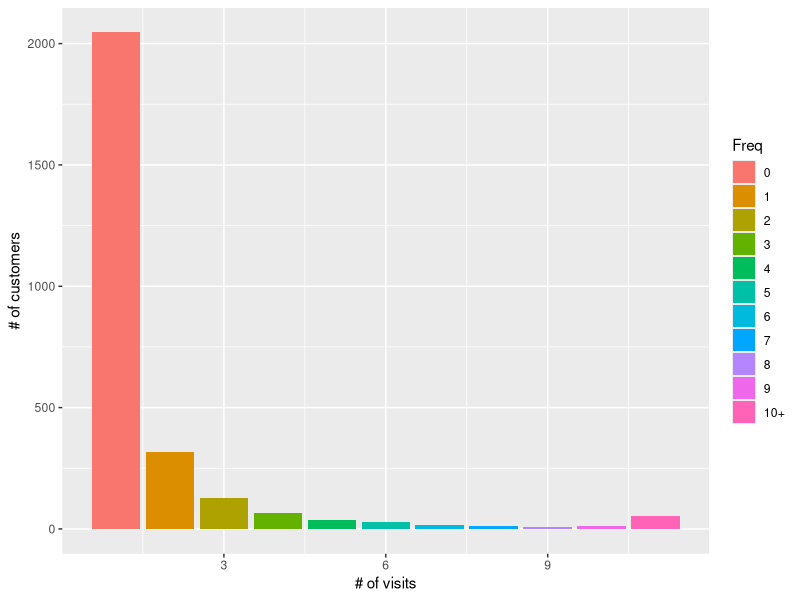
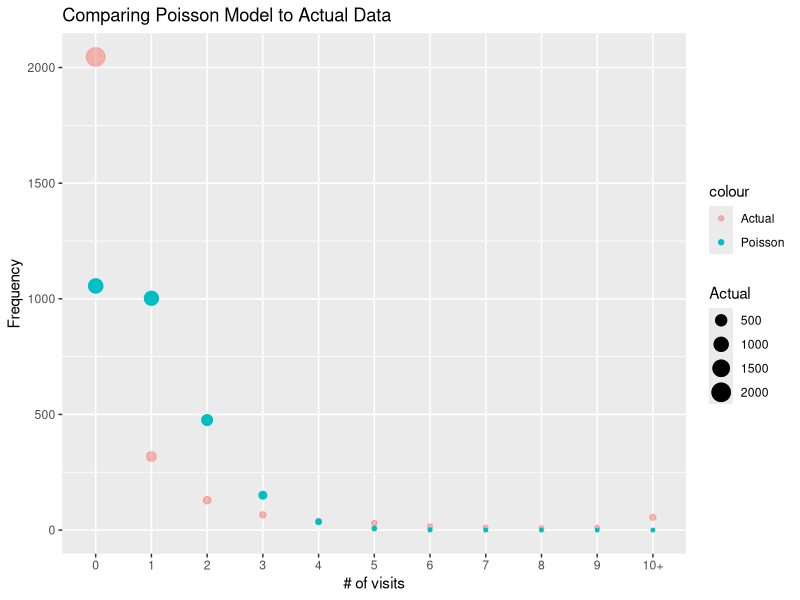
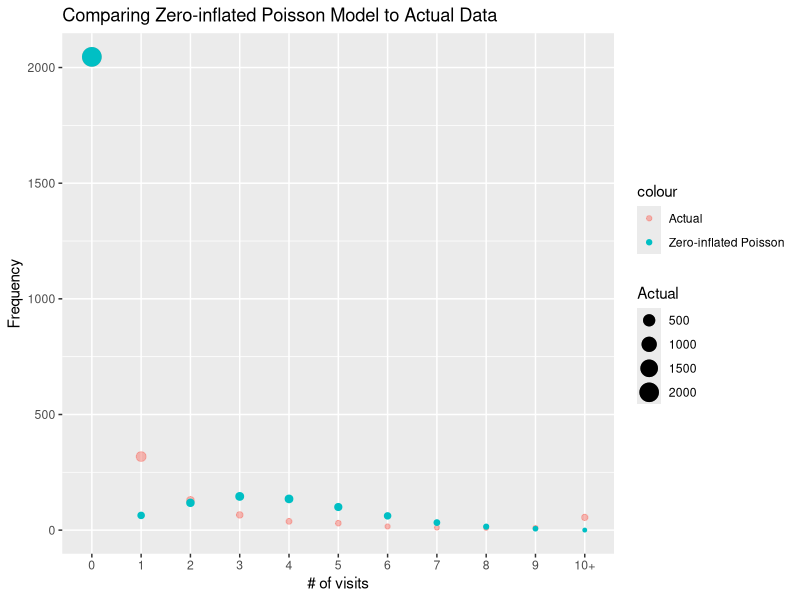
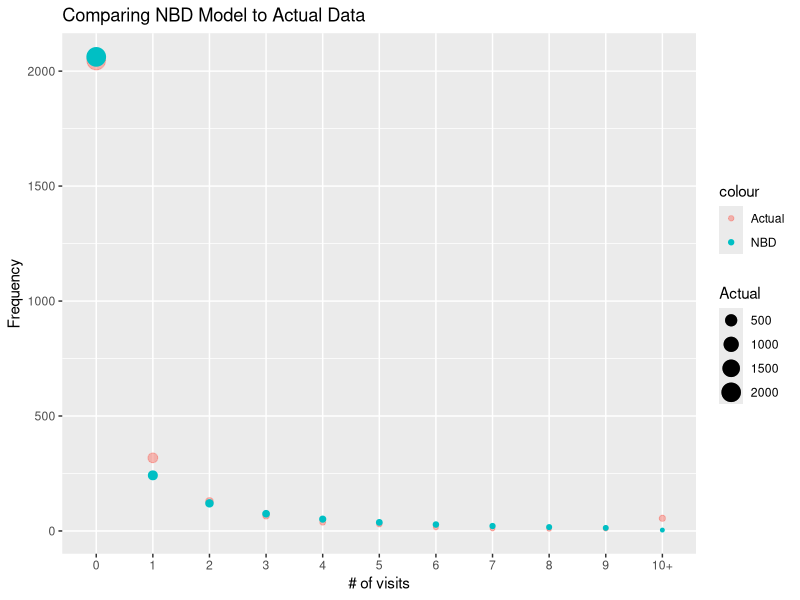
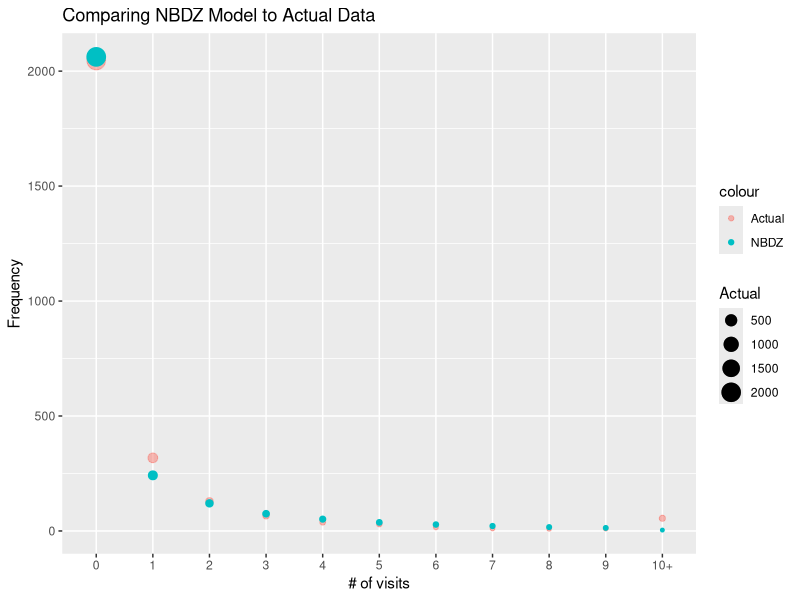
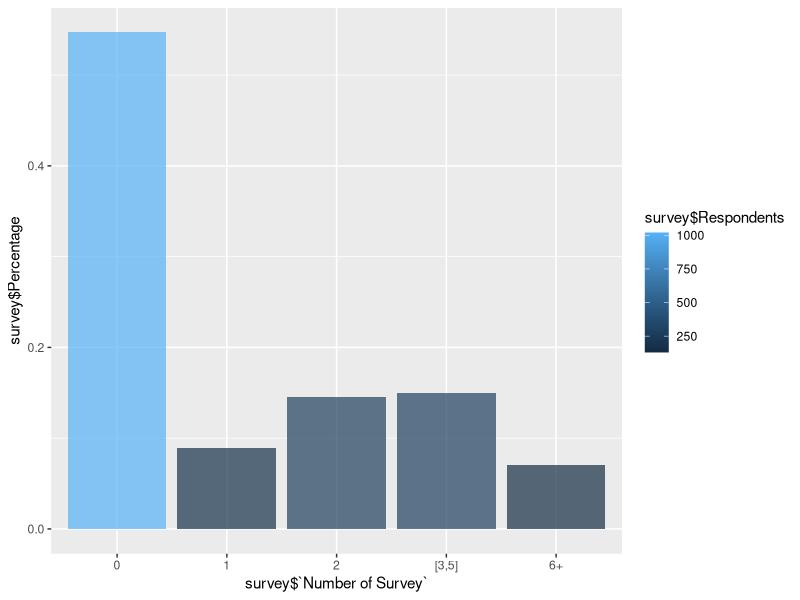
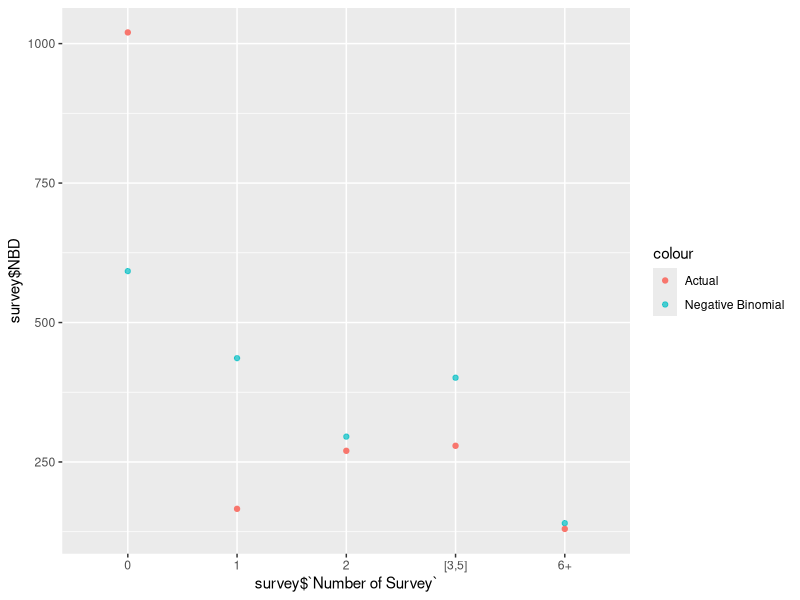
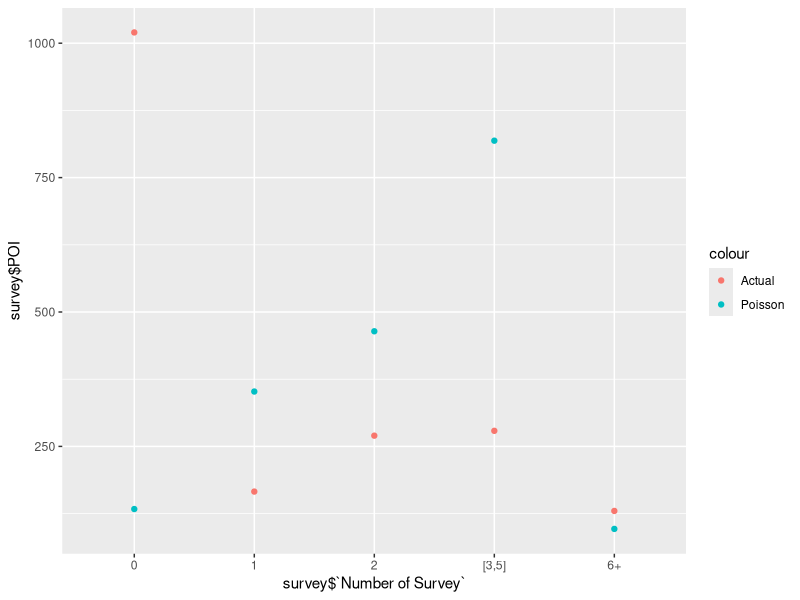

These charts were generated, in order, by the following R code:
## ---- chunk 1


#source('code/util.R')



## ---- chunk 2
library(ggplot2)
library(knitr)
library(readxl)
library(dplyr)
data<-read_excel('data/khakichinos HW2 data.xlsx',sheet = 1)

data[,'Freq']<-ifelse(data$Visits <10, data$Visits,'10+')

data_grouped<-data%>%group_by(Freq)%>%
  summarise(total_visits=n())

data_grouped$Freq<-factor(data_grouped$Freq, levels = c(0:9,'10+'))

ggplot(data_grouped)+geom_col(aes(x=as.integer(Freq),y=total_visits,fill=Freq))+
  labs(x='# of visits',y='# of customers')

## ---- chunk 3
getLL<-function(count.data,pmf,par,debug=F){
  
  pmf.val<-pmf(count.data,par)
  
  LL.val<-sum(log10(pmf.val))
  if(debug){
    plot(count.data,pmf.val,type = 'l')
    print(pmf.val)
    print(log10(pmf.val))
    print(LL.val)
  }
  
  return(LL.val)
}

## ---- chunk 4

POIS.pmf<-function(count.data,par){
  N<-length(count.data)
  lambda<-par[1]
  pmf.val = vector("numeric",N)
  for (n in 1:N){
    x<-count.data[n]
    pmf.val[n]<-ifelse(lambda>0, (lambda^x)*exp(-lambda)/(factorial(x)),0)  
  }
  return(pmf.val)
}

Poisson.par.opt<-optim(par=2.5,fn=getLL,pmf=POIS.pmf,debug=F,
                       count.data =data$Visits, method = 'L-BFGS-B', 
                       control=list(fnscale=-1),lower=1e-10,hessian = T)
print(paste('Optimal parameters:',Poisson.par.opt$par))

print(paste('Log-likelihood:', Poisson.par.opt$value))


## ---- chunk 5
df<-nrow(data)-length(Poisson.par.opt$par)-1
data[,'PoissonFit']<-POIS.pmf(data$Visits,par=Poisson.par.opt$par)
data[,'PoissonLL']<-log10(data$PoissonFit)
data[,'Chi2Pois']<-(data$PoissonFit-data$Visits)^2/(data$PoissonFit)
#kable(head(data[,c('Visits','PoissonFit','PoissonLL','Chi2Pois')]),align = 'c')
## ---- chunk 6
summarize.Preds<-function(col=PoissonFit,data,dist){
PoissonModel<-data %>% group_by(Freq)%>%
  summarise(Actual = n(),
            Expected=2728*mean(PoissonFit),
            Chi2=(Actual-Expected)^2/Expected)
PoissonModel<-PoissonModel[order(PoissonModel$Freq),]
PoissonModel$Freq<-factor(PoissonModel$Freq, levels = c(0:9,'10+'))
PoissonModel<-PoissonModel[order(PoissonModel$Freq),]





plt<-ggplot(PoissonModel)+geom_point(aes(x=Freq,y=Actual,color='Actual',size=Actual),alpha=0.5)+
  geom_point(aes(x=Freq,y=Expected,color=dist,size=Expected))+
  labs(x='# of visits',y='Frequency')+ggtitle(paste0('Comparing ', dist, ' Model to Actual Data'))
df_model<-nrow(PoissonModel)-2
Chi2<-sum(PoissonModel$Chi2)
pval<-round(pchisq(sum(PoissonModel$Chi2), df=df_model, lower.tail = FALSE),2)
print(plt)
print(paste('ChiSquare  for ', dist, 'is ', Chi2, 'p-val is', pval, ' with ', df_model, ' df'))
return(PoissonModel)  
}

summary<-summarize.Preds(col=PoissonFit,data,'Poisson')
kable(summary)
## ---- chunk 7
POIS.pmf.zero<-function(count.data,par){
  lambda<-par[1]
  p0<-par[2]
  
  zero.case<-p0+(1-p0)*POIS.pmf(count.data,par[1])
  nonzero.case<-(1-p0)*POIS.pmf(count.data,par[1])
  pmf<-ifelse(count.data==0,zero.case,nonzero.case)
  
  return(pmf)
}


# Fit data with zero-inflated Poisson:
POISZ.par.opt<-optim(par=c(0.1,0.5),fn=getLL,pmf=POIS.pmf.zero,debug=F,
                     count.data =data$Visits, method = 'L-BFGS-B', control=list(fnscale=-1),lower=1e-10,hessian = T)

print('Optimal parameters for zero-inflated Poisson Distribution:',POISZ.par.opt$par)

print(paste( 'Log-likelihood is :',POISZ.par.opt$value))


data[,'PoissonZ']<-POIS.pmf.zero(data$Visits,POISZ.par.opt$par)
data[,'PoissonZ.LL']<-log(data$PoissonZ)


Model<-data %>% group_by(Freq)%>%
  summarise(Actual = n(),
            Expected=2728*mean(PoissonZ),
            Chi2=(Actual-Expected)^2/Expected)
Model<-Model[order(Model$Freq),]
Model$Freq<-factor(Model$Freq, levels = c(0:9,'10+'))
Model<-Model[order(Model$Freq),]




Chi2<-sum(Model$Chi2)
df_model<-nrow(Model)-3
dist<-'Zero-inflated Poisson'
pval<-round(pchisq(sum(Model$Chi2), df=df_model, lower.tail = FALSE),2)

plt<-ggplot(Model)+geom_point(aes(x=Freq,y=Actual,color='Actual',size=Actual),alpha=0.5)+
  geom_point(aes(x=Freq,y=Expected,color=dist,size=Expected))+
  labs(x='# of visits',y='Frequency')+ggtitle(paste0('Comparing ', dist, ' Model to Actual Data'))

print(plt)


kable(Model)


## ---- chunk 8
NBD.pmf<-function(count.data,par){
  N<-length(count.data)
  pmf.val = vector("numeric",N)
  for (n in 1:N){
    x<-count.data[n]
    gamma.top<-(gamma(x+par[1]))
    gamma.bot<-factorial(x)*gamma(par[1])
    p1<-par[2]/(1+par[2])
    p2<- 1-p1     
    pmf.val[n]<-(gamma.top/gamma.bot)*(p1^par[1])*(p2^x)  
  }
  return(pmf.val)
}



NBD.par.opt<-optim(par=c(0.1,0.1),fn=getLL,pmf=NBD.pmf,
                   count.data =data$Visits, method="L-BFGS-B",
                   control=list(fnscale=-1), lower=1e-10)

print('Optimal paramters for NBD:')
print(NBD.par.opt$par)
print('Log-likelihood:')
print(NBD.par.opt$value)

## ---- chunk 9
data[,'NBD']<-NBD.pmf(data$Visits,NBD.par.opt$par)
data[,'NBDLL']<-log(data$NBD)


Model<-data %>% group_by(Freq)%>%
  summarise(Actual = n(),
            Expected=2728*mean(NBD),
            Chi2=(Actual-Expected)^2/Expected)
Model<-Model[order(Model$Freq),]
Model$Freq<-factor(Model$Freq, levels = c(0:9,'10+'))
Model<-Model[order(Model$Freq),]




Chi2<-sum(Model$Chi2)
df_model<-nrow(Model)-3
dist<-'NBD'
pval<-round(pchisq(sum(Model$Chi2), df=df_model, lower.tail = FALSE),2)

plt<-ggplot(Model)+geom_point(aes(x=Freq,y=Actual,color='Actual',size=Actual),alpha=0.5)+
  geom_point(aes(x=Freq,y=Expected,color=dist,size=Expected))+
  labs(x='# of visits',y='Frequency')+ggtitle(paste0('Comparing ', dist, ' Model to Actual Data'))

print(plt)

#print(paste('Chi squre p-value: ', pval))


kable(Model)

## ---- chunk 10

NBD.pmf.zero<-function(count.data,par){
 p0 <-par[3]/(1+par[3])
 
 #p0 <-par[3]
 r<-par[1]
 alpha<-par[2]
 zero.case<-p0+(1-p0)*NBD.pmf(count.data,c(par[1],par[2]))
 nonzero.case<-(1-p0)*NBD.pmf(count.data,c(par[1],par[2]))
 pmf<-ifelse(count.data==0,zero.case,nonzero.case)
 #print(pmf)
 #print(pmf)
 return(pmf)
}

NBDZ.par.opt<-optim(par=c(0.2,0.2,5),fn=getLL,pmf=NBD.pmf.zero,
                    count.data =data$Visits, method="L-BFGS-B",
                    control=list(fnscale=-1), lower=1e-10)

print('Optimal paramters for zero-inflated NBD:')
print(NBDZ.par.opt$par)
print('Log-likelihood:')
print(NBDZ.par.opt$value)
## ---- chunk 11

data[,'NBDZ']<-NBD.pmf.zero(data$Visits,par=NBDZ.par.opt$par)
data[,'NBDZLL']<-log(data$NBDZ)

Model<-data %>% group_by(Freq)%>%
  summarise(Actual = n(),
            Expected=2728*mean(NBDZ),
            Chi2=(Actual-Expected)^2/Expected)
Model<-Model[order(Model$Freq),]
Model$Freq<-factor(Model$Freq, levels = c(0:9,'10+'))
Model<-Model[order(Model$Freq),]




Chi2<-sum(Model$Chi2)
df_model<-nrow(Model)-3
dist<-'NBDZ'
pval<-round(pchisq(sum(Model$Chi2), df=df_model, lower.tail = FALSE),2)

plt<-ggplot(Model)+geom_point(aes(x=Freq,y=Actual,color='Actual',size=Actual),alpha=0.5)+
  geom_point(aes(x=Freq,y=Expected,color=dist,size=Expected))+
  labs(x='# of visits',y='Frequency')+ggtitle(paste0('Comparing ', dist, ' Model to Actual Data'))

print(plt)

#print(paste('Chi squre p-value: ', pval))


kable(Model)
## ---- chunk 12
library(ggplot2)
survey<-read_excel('data/Survey HW2.xlsx',sheet = 'Raw Data')
kable(survey)
survey$`Number of Survey`<-factor(survey$`Number of Survey`,levels=c(0,1,2,'[3,5]','6+'))
ggplot(survey)+geom_col(aes(x=survey$`Number of Survey`,y=survey$Percentage,fill=survey$Respondents),alpha=0.7)

## ---- chunk 13
NBD.recur<-function(data,par){
  N<-length(data)
  alpha<-par[1]
  r<-par[2]
  pmf<-vector(mode = 'numeric',N)
  
  pmf[1]<-(alpha/(1+alpha))^r
  
  if (N > 1) {
    for (x in 2:N) {
      pmf[x] = pmf[x-1]*(r + x - 1)/(x*(alpha+1))
    }
  }
  return(pmf);
}
    
lambda <-2.6366570197636
r<-1.19116
alpha<-0.38168
best.fit.NBD<-
NBD<-vector('numeric',5)
NBD[1:3]<-dnbinom(0:2,r,alpha)
NBD[4]<-sum(dnbinom(3:5,r,alpha))
NBD[5]<-1-sum(NBD[1:4])
survey[,'NBD']<-1865*NBD
POI<-vector('numeric',5)
POI[1:3]<-dpois(0:2,lambda)
POI[4]<-sum(dpois(3:5,lambda))
POI[5]<-1-sum(POI[1:4])
survey[,'POI']<-1865*POI

ggplot(survey)+geom_point(aes(x=survey$`Number of Survey`,y=survey$NBD,color='Negative Binomial'),alpha=0.7)+
geom_point(aes(x=survey$`Number of Survey`,y=survey$Respondents,color='Actual'))


ggplot(survey)+geom_point(aes(x=survey$`Number of Survey`,y=survey$POI,color='Poisson'))+
geom_point(aes(x=survey$`Number of Survey`,y=survey$Respondents,color='Actual'))



